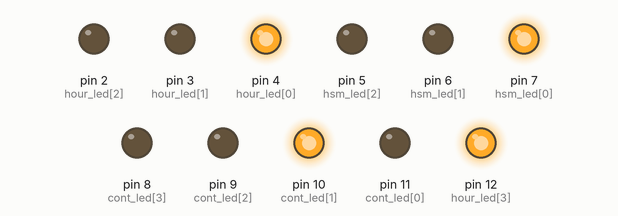
A sketch run on a simulated Arduino Uno, built with avr-gcc and run on an emulated ATmega328P. On the bench: output pins drawn as LEDs (lit = HIGH).

Above: at 0.1 s.
At 60.1 s:
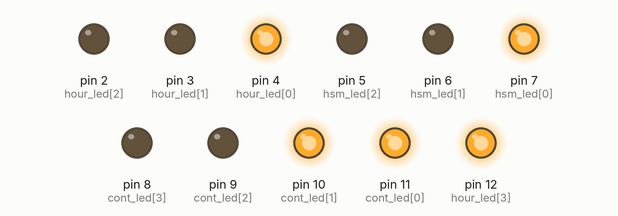
At 120.1 s:
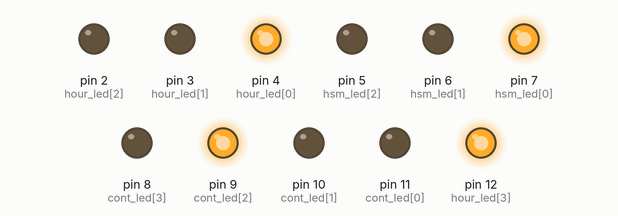
Timing chart, 0 to 121.6 s (numbered marks = the images above):
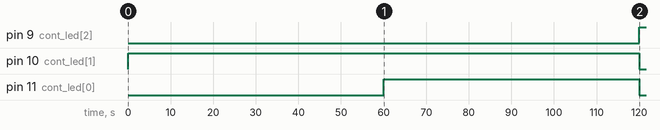

Measured:
- by itself, pin 9 (cont_led[2]): LOW → HIGH at 120 s
- by itself, pin 10 (cont_led[1]): HIGH → LOW at 120 s
- by itself, pin 11 (cont_led[0]): LOW → HIGH at 60.0 s, → LOW 60.0 s later

The sketch:

Binary_clock.ino
```cpp
/*
Binary Clock Using Leds

Written by Luis Bernardo Ambrosi Rincón Gallardo
*/

int cont_led[]={11,10,9,8};
int hsm_led[]={7,6,5};
int hour_led[]={4,3,2,12};
byte cont = 2;
byte hsm = 1;
byte hour = 9;
byte pm = 0;
void setup() {
  // put your setup code here, to run once:
Serial.begin(9600);
 for(int pin_1 = 0;pin_1<4;pin_1++){
  pinMode(cont_led[pin_1],OUTPUT);
  byte bit_1 = bitRead(cont, pin_1);
  digitalWrite(cont_led[pin_1],bit_1);
  }
  for(int pin_2 = 0;pin_2<3;pin_2++){
  pinMode(hsm_led[pin_2],OUTPUT);
  byte bit_2 = bitRead(hsm, pin_2);
  digitalWrite(hsm_led[pin_2],bit_2);
  }

  for(int pin = 0;pin<4;pin++){
  pinMode(hour_led[pin],OUTPUT);
  byte bit_3 = bitRead(hour, pin);
  digitalWrite(hour_led[pin],bit_3);
    }
//Serial.print(hour);
//Serial.print(hsm);
//Serial.print(cont);
//Serial.print(pm);
//Serial.println();
}

void loop() {

    for (int bit = 3; bit >= 0; bit--)
  {
    byte bitValue = bitRead(cont, bit);
    digitalWrite(cont_led[bit],bitValue);
  }
  delay(60000);
  cont++;
  if(cont>9)
  {
    cont = 0;
    hsm++;
      if(hsm > 5)
    {
      hsm = 0;
      hour ++;
      if(hour == 12)
      {
        pm = !pm;
        Serial.print("pm: ");
        Serial.print(pm);
      }
      if(hour > 12)
      {
        hour = 1;
      }
      for(int bit_2 = 3;bit_2 >= 0; bit_2--)
      {
        byte bit_hourValue = bitRead(hour, bit_2);
        digitalWrite(hour_led[bit_2],bit_hourValue);
      }
    }

    for(int bit_1 = 2;bit_1 >= 0; bit_1--)
    {
      byte bit_hsmValue = bitRead(hsm, bit_1);
      digitalWrite(hsm_led[bit_1],bit_hsmValue);
    }

  }


}
```
